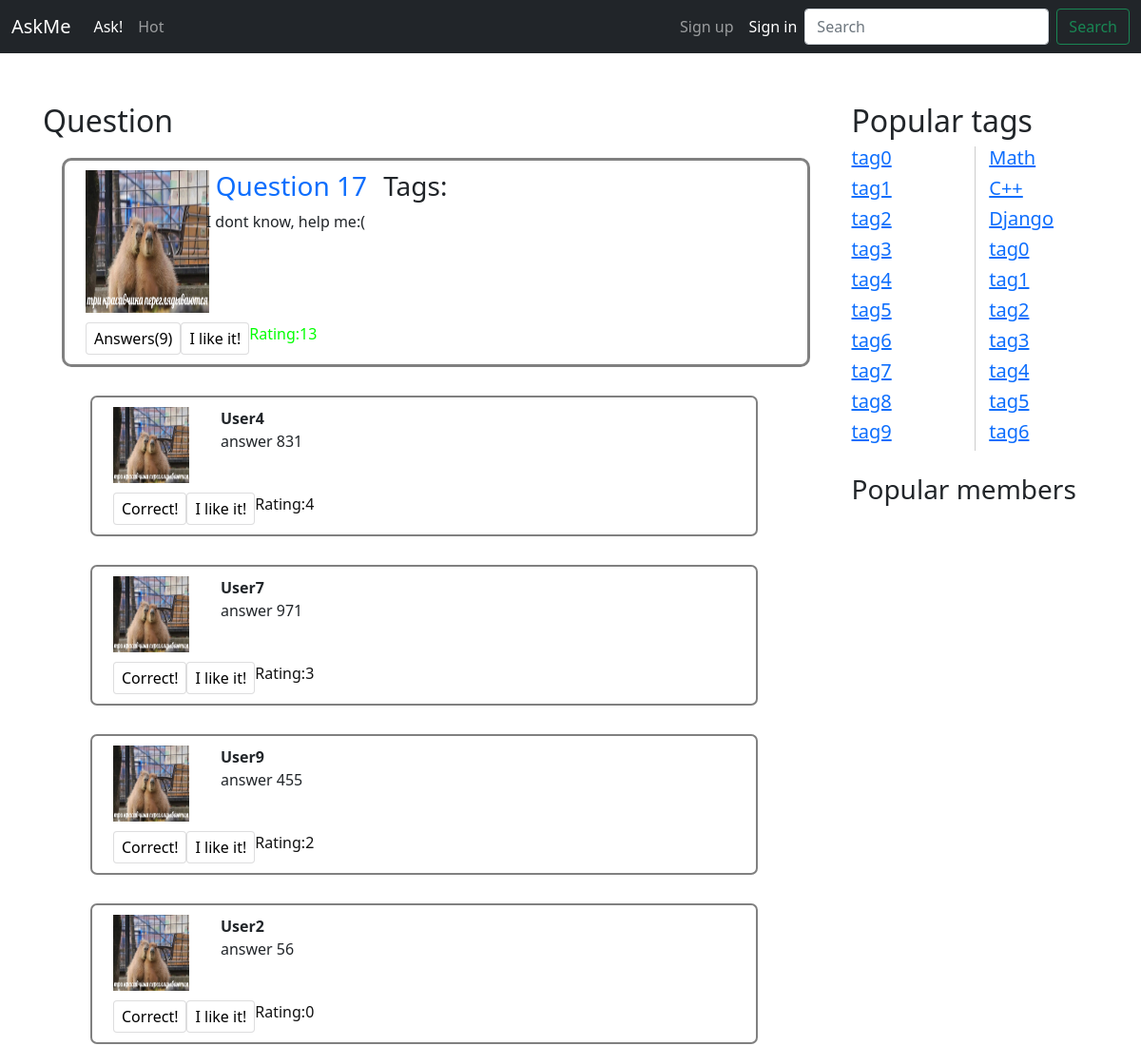
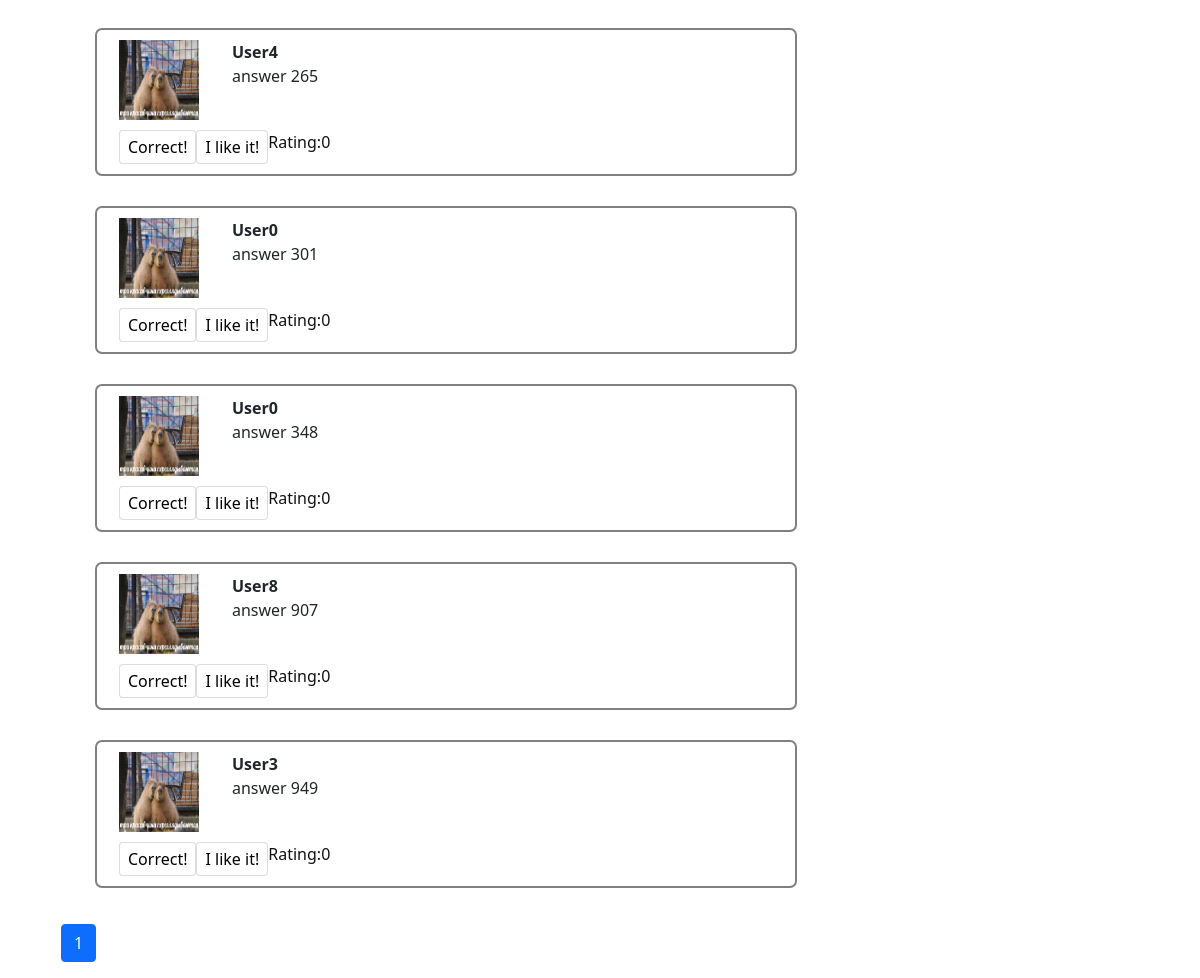
The page /question/238 on the database its author committed (2 pictures, top to bottom).
### app/models.py (models this page shows, shortened)
class Question(models.Model):
    objects = QuestionManager()
    author = models.ForeignKey(Profile, on_delete=models.CASCADE, null=True)
    tags = models.ManyToManyField(Tag)
    create_date = models.DateTimeField(blank=True, auto_now=True)
    title = models.CharField(max_length=256)
    text = models.CharField(max_length=1000, blank=True)
    like = GenericRelation(Like)
    def likes(self):
        return Like.objects.filter(object_id=self.id).count()
    def get_tags(self):
        return self.tags

class Answer(models.Model):
    objects = AnswerManager()
    question = models.ForeignKey(Question, on_delete=models.CASCADE, default=1)
    author = models.ForeignKey(Profile, related_name='answer_related', on_delete=models.CASCADE, default=1)
    content = models.TextField(blank=True)
    is_correct = models.BooleanField(default=False)
    like = GenericRelation(Like)
    def likes(self):
        return Like.objects.filter(object_id=self.id).count()
    def get_author(self):
        return self.author

class Profile(models.Model):
    user = models.OneToOneField(User, null=True, related_name='profile_related', on_delete=models.CASCADE)
    objects = ProfileManager()
    avatar = models.ImageField(upload_to='images', null=True, blank=True)
    bio = models.TextField(null=True, blank=True)
    def __str__(self):
        return self.user.username

class Tag(models.Model):
    objects = TagManager()
    title = models.CharField(max_length=50, verbose_name="Tag")

### app/views.py (the view)
# urls.py: path('question/<int:i>', views.question, name="question"),
def question(request, i: int):
    quest = Question.objects.get_question_by_id(i).annotate(answers_count=Count("answer", distinct=True))[0]
    answers = pagination(Answer.objects.get_answers_by_question(i), request)
    tags = Tag.objects.all().values()[:20]
    tags_for_quest = quest.get_tags().values()[:3]
    return render(request, "question_page.html", {'question': quest, "answers": answers,
                                                  "tags": tags, "tags_for_quest": tags_for_quest})

### app/models.py (called while the page is built)
    def get_question_by_id(self, question_id):
        return self.filter(id=question_id)

    def get_answers_by_question(self, question_id):
        return self.filter(question__id=question_id).annotate(count=Count('like')).order_by('-count')

### app/views.py (called while the page is built)
def pagination(list_obj, request):
    paginator = Paginator(list_obj, PAGINATION_SIZE)
    page = request.GET.get('page')
    content = paginator.get_page(page)
    return content

### templates/question_page.html
{% extends "inc/base.html" %}
{% load static %}
{% block content %}
    <h2 class="mt-5">Question</h2>
    {% include 'inc/question.html' %}
    {% for answer in answers %}
        {% include 'inc/answer.html' %}
    {% endfor %}
    {%  include 'inc/answer_paginator.html' %}
{% endblock %}

### templates/inc/question.html (shortened to what this page needs)
{% load static %}
<div class="row question">
    <div class="col-2">
        <img class="avatar-question" src="{% static 'img/Capibers.jpg' %}" alt="">
    </div>
    <div class="col-10">
        <h3 class = "tags"><a href="{% url 'question' question.id %}"
                                            style="margin:10px;">{{ question.title }}</a> Tags:
        </h3>
        <p>{{ question.text }}</p>
    </div>
    <div class="col-md-6 d-flex justify-content-left" style="padding-top: 10px">
        <div>
            <button style="background-color: #fff; padding: 4px 8px; border-radius: 4px; border: 1px solid rgba(27, 31, 35, 0.15);">
                Answers({{ question.answers_count }})
            </button>
        </div>
        <div>
            <button style="background-color: #fff; padding: 4px 8px; border-radius: 4px; border: 1px solid rgba(27, 31, 35, 0.15);">
                I like it!
            </button>
        </div>
        <div>
            {% if question.likes > 10 %}
                <div style="color: #00ff00">Rating:{{ question.likes }}</div>
            {% else %}
                <div style="color: #111111">Rating:{{ question.likes }}</div>
            {% endif %}
        </div>
    </div>
</div>

### templates/inc/answer.html (shortened to what this page needs)
{% load static %}
<div class="row answer">
    <div class="col-2">
        <img class="avatar-answer" src="{% static 'img/Capibers.jpg' %}" alt="">
    </div>
    <div class="col-10">
        <strong>{{ answer.get_author }}</strong>
        <p>{{ answer.content }}</p>
    </div>
    <div class="col-md-6 d-flex justify-content-left" style="padding-top: 10px">
        <div>
            <button style="background-color: #fff; padding: 4px 8px; border-radius: 4px; border: 1px solid rgba(27, 31, 35, 0.15);">
                Correct!
            </button>
        </div>
        <div>
            <button style="background-color: #fff; padding: 4px 8px; border-radius: 4px; border: 1px solid rgba(27, 31, 35, 0.15);">
                I like it!
            </button>
        </div>
        <div>
            {% if answer.likes > 10 %}
                <div style="color: #00ff00">Rating:{{ answer.likes }}</div>
            {% else %}
                <div style="color: #111111">Rating:{{ answer.likes }}</div>
            {% endif %}
        </div>
    </div>
</div>

### templates/inc/tags.html
{% load static %}
<div class="col-3">
    <div class="mt-3, tags, sidebar_column">
        <h5><a href="{% url 'question_tag' tag.title %}">{{ tag.title }}</a></h5>
    </div>
</div>

### static/css/main.css (style rules this page uses)
.question { border: 3px solid gray; border-radius: 10px; margin: 20px; padding: 10px; }
.answer { border: 2px solid gray; border-radius: 7px; margin: 30px 75px 20px 50px; padding: 10px; }
.avatar-question { width: 150px; height: 150px; padding: 0px 20px 0px 0px; margin: 0px; }
.avatar-answer { width: 80px; height: 80px; padding: 0px 0px 0px 0px; }
.tags A { text-decoration: none; }
.sidebar_column { -webkit-column-width: 30px; -moz-column-width: 30px; column-width: 30px; -webkit-column-count: 2; -moz-column-count: 2; column-count: 2; -webkit-column-gap: 30px; -moz-column-gap: 30px; column-gap: 30px; -webkit-column-rule: 1px solid #ccc; -moz-column-rule: 1px solid #ccc; column-rule: 1px solid #ccc; }

### rows shown on the page
Question: title "Question 17", text "I dont know, help me:(", answers_count "9", likes "13"
Answer: get_author "User4", content "answer 831", likes "4"
Answer: get_author "User7", content "answer 971", likes "3"
Answer: get_author "User9", content "answer 455", likes "2"
Answer: get_author "User2", content "answer 56", likes "0"
Answer: get_author "User4", content "answer 265", likes "0"
Answer: get_author "User0", content "answer 301", likes "0"
Answer: get_author "User0", content "answer 348", likes "0"
Answer: get_author "User8", content "answer 907", likes "0"
Answer: get_author "User3", content "answer 949", likes "0"
Tag: title "tag0"
Tag: title "tag1"
Tag: title "tag2"
Tag: title "tag3"
Tag: title "tag4"
Tag: title "tag5"
Tag: title "tag6"
Tag: title "tag7"
Tag: title "tag8"
Tag: title "tag9"
Tag: title "Math"
Tag: title "C++"
Tag: title "Django"
Tag: title "tag0"
Tag: title "tag1"
Tag: title "tag2"
Tag: title "tag3"
Tag: title "tag4"
Tag: title "tag5"
Tag: title "tag6"

### other values the page prints
{{ answers.number }} "1"
